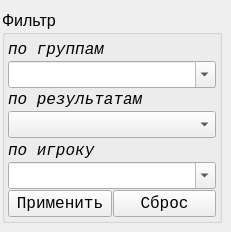
      <widget class="QWidget" name="tab_1">
       <attribute name="title">
        <string>гр</string>
       </attribute>
       <widget class="QGroupBox" name="groupBox_filter_group_4">
        <property name="geometry">
         <rect>
          <x>2</x>
          <y>10</y>
          <width>220</width>
          <height>213</height>
         </rect>
        </property>
        <property name="font">
         <font>
          <pointsize>12</pointsize>
          <weight>50</weight>
          <bold>false</bold>
         </font>
        </property>
        <property name="title">
         <string>Фильтр</string>
        </property>
        <layout class="QVBoxLayout" name="verticalLayout_12">
         <property name="spacing">
          <number>1</number>
         </property>
         <property name="leftMargin">
          <number>3</number>
         </property>
         <property name="topMargin">
          <number>3</number>
         </property>
         <property name="rightMargin">
          <number>3</number>
         </property>
         <property name="bottomMargin">
          <number>3</number>
         </property>
         <item>
          <layout class="QVBoxLayout" name="verticalLayout_13">
           <property name="spacing">
            <number>1</number>
           </property>
           <item>
            <widget class="QLabel" name="label_71">
             <property name="font">
              <font>
               <family>Courier New</family>
               <pointsize>12</pointsize>
               <italic>true</italic>
              </font>
             </property>
             <property name="text">
              <string>по группам</string>
             </property>
            </widget>
           </item>
           <item>
            <widget class="QComboBox" name="comboBox_filter_group">
             <property name="editable">
              <bool>true</bool>
             </property>
            </widget>
           </item>
           <item>
            <widget class="QLabel" name="label_72">
             <property name="font">
              <font>
               <family>Courier New</family>
               <pointsize>12</pointsize>
               <italic>true</italic>
              </font>
             </property>
             <property name="text">
              <string>по результатам</string>
             </property>
            </widget>
           </item>
           <item>
            <widget class="QComboBox" name="comboBox_filter_played"/>
           </item>
           <item>
            <widget class="QLabel" name="label_73">
             <property name="font">
              <font>
               <family>Courier New</family>
               <pointsize>12</pointsize>
               <italic>true</italic>
              </font>
             </property>
             <property name="text">
              <string>по игроку</string>
             </property>
            </widget>
           </item>
           <item>
            <widget class="QComboBox" name="comboBox_find_name">
             <property name="font">
              <font>
               <pointsize>12</pointsize>
              </font>
             </property>
             <property name="editable">
              <bool>true</bool>
             </property>
            </widget>
           </item>
          </layout>
         </item>
         <item>
          <layout class="QHBoxLayout" name="horizontalLayout_32">
           <property name="spacing">
            <number>1</number>
           </property>
           <item>
            <widget class="QPushButton" name="Button_filter_gr">
             <property name="font">
              <font>
               <family>Courier New</family>
               <pointsize>12</pointsize>
               <weight>50</weight>
               <bold>false</bold>
              </font>
             </property>
             <property name="text">
              <string>Применить</string>
             </property>
            </widget>
           </item>
           <item>
            <widget class="QPushButton" name="Button_reset_filter_gr">
             <property name="font">
              <font>
               <family>Courier New</family>
               <pointsize>12</pointsize>
               <weight>50</weight>
               <bold>false</bold>
              </font>
             </property>
             <property name="text">
              <string>Сброс</string>
             </property>
            </widget>
           </item>
          </layout>
         </item>
        </layout>
       </widget>
      </widget>
